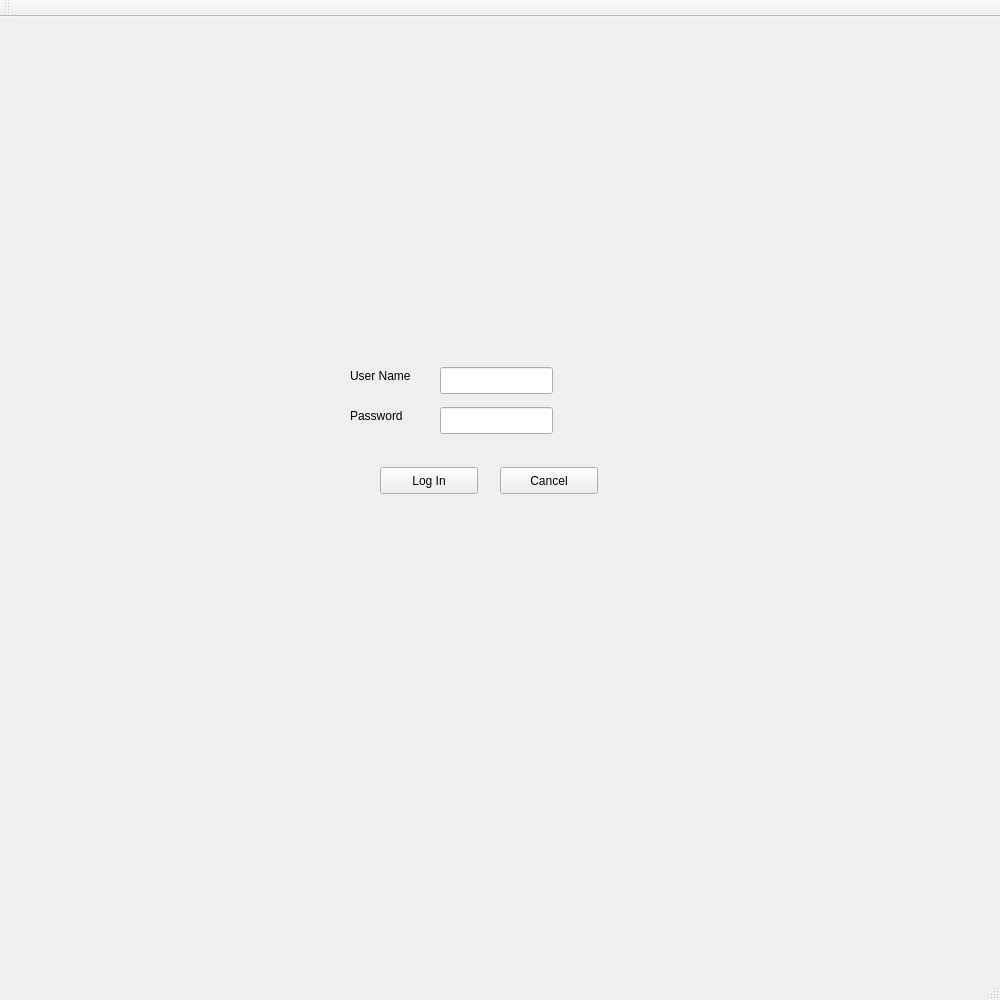
<?xml version="1.0" encoding="UTF-8"?>
<ui version="4.0">
 <class>Gui</class>
 <widget class="QMainWindow" name="Gui">
  <property name="geometry">
   <rect>
    <x>0</x>
    <y>0</y>
    <width>1000</width>
    <height>1000</height>
   </rect>
  </property>
  <property name="windowTitle">
   <string>Gui</string>
  </property>
  <widget class="QWidget" name="centralWidget">
   <widget class="QLabel" name="resultLabel">
    <property name="geometry">
     <rect>
      <x>10</x>
      <y>-10</y>
      <width>791</width>
      <height>421</height>
     </rect>
    </property>
    <property name="autoFillBackground">
     <bool>false</bool>
    </property>
    <property name="text">
     <string/>
    </property>
   </widget>
   <widget class="QPushButton" name="pushButton">
    <property name="geometry">
     <rect>
      <x>380</x>
      <y>450</y>
      <width>98</width>
      <height>27</height>
     </rect>
    </property>
    <property name="text">
     <string>Log In</string>
    </property>
   </widget>
   <widget class="QPushButton" name="pushButton_2">
    <property name="geometry">
     <rect>
      <x>500</x>
      <y>450</y>
      <width>98</width>
      <height>27</height>
     </rect>
    </property>
    <property name="text">
     <string>Cancel</string>
    </property>
   </widget>
   <widget class="QLineEdit" name="lineEdit">
    <property name="geometry">
     <rect>
      <x>440</x>
      <y>350</y>
      <width>113</width>
      <height>27</height>
     </rect>
    </property>
   </widget>
   <widget class="QLineEdit" name="lineEdit_4">
    <property name="geometry">
     <rect>
      <x>440</x>
      <y>390</y>
      <width>113</width>
      <height>27</height>
     </rect>
    </property>
    <property name="echoMode">
     <enum>QLineEdit::Password</enum>
    </property>
   </widget>
   <widget class="QLabel" name="label">
    <property name="geometry">
     <rect>
      <x>350</x>
      <y>350</y>
      <width>81</width>
      <height>17</height>
     </rect>
    </property>
    <property name="text">
     <string>User Name</string>
    </property>
   </widget>
   <widget class="QLabel" name="label_2">
    <property name="geometry">
     <rect>
      <x>350</x>
      <y>390</y>
      <width>81</width>
      <height>17</height>
     </rect>
    </property>
    <property name="text">
     <string>Password</string>
    </property>
   </widget>
  </widget>
  <widget class="QMenuBar" name="menuBar">
   <property name="geometry">
    <rect>
     <x>0</x>
     <y>0</y>
     <width>1000</width>
     <height>25</height>
    </rect>
   </property>
  </widget>
  <widget class="QToolBar" name="mainToolBar">
   <attribute name="toolBarArea">
    <enum>TopToolBarArea</enum>
   </attribute>
   <attribute name="toolBarBreak">
    <bool>false</bool>
   </attribute>
  </widget>
  <widget class="QStatusBar" name="statusBar"/>
 </widget>
 <layoutdefault spacing="6" margin="11"/>
 <resources/>
 <connections/>
</ui>
